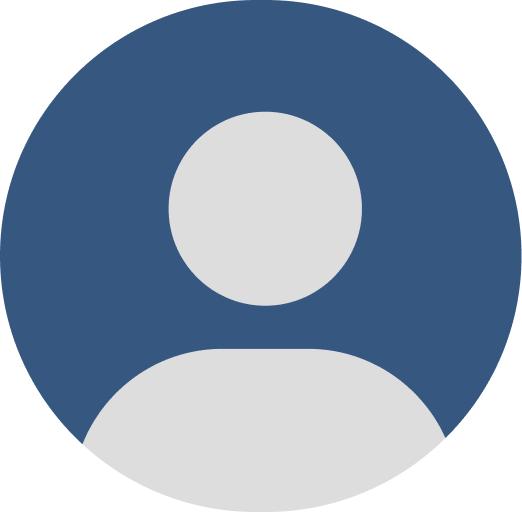
#> input picture frontend/src/assets/images/basicProfile.png, 522 x 512 px
$ python -i sticker_effect.py   (imports and definitions only)
#> lines starting #> are read from the running program, lines starting #| are printed output that depends on the picture
#> further down, picture is the input picture: PIL image 522x512 RGBA; mean R, G, B, A 61.2, 83.8, 110.4, 173.5
# modules/sticker_effect.py
from PIL import Image, ImageChops, ImageFilter

def apply_sticker_effect(
    pil_image: Image.Image,
    outline_width: int = 5,  # 얇은 검은 테두리를 위해 기본값을 2로 설정
    shadow_offset: tuple = (5, 5),
    blur_radius: int = 5,
    margin: int = 20
) -> Image.Image:
    """
    스티커 효과: 얇은 검은 테두리와 그림자 효과 적용.
    (하얀 테두리는 제거됨)

    매개변수:
      - outline_width: 테두리 두께 (팽창 크기)
      - shadow_offset: 그림자 오프셋 (x, y)
      - blur_radius: 그림자 블러 반경
      - margin: 원본 이미지 주위에 추가할 여백
    """
#> called with outline_width = 5, shadow_offset = (5, 5), blur_radius = 5, margin = 20
    # 1. 원본 이미지에 margin(여백) 추가
    width, height = pil_image.size
#> width = 522; height = 512
    padded = Image.new('RGBA', (width + 2 * margin, height + 2 * margin), (0, 0, 0, 0))
#> padded: PIL image 562x552 RGBA; every value is 0
    padded.paste(pil_image, (margin, margin))

    # 2. 알파 채널을 이용하여 확장된 알파 채널(팽창) 생성 – 객체 경계 확장
    alpha = padded.split()[-1]
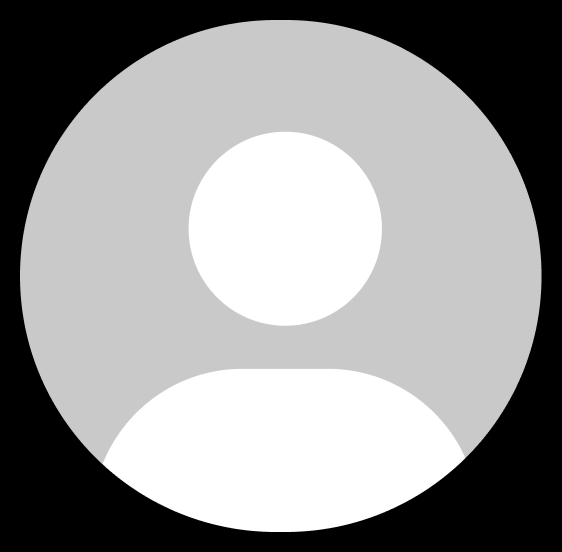
#> alpha: PIL image 562x552 L; min 0, max 255, mean 149.4
    expanded_alpha = alpha.filter(ImageFilter.MaxFilter(outline_width * 2 + 1))
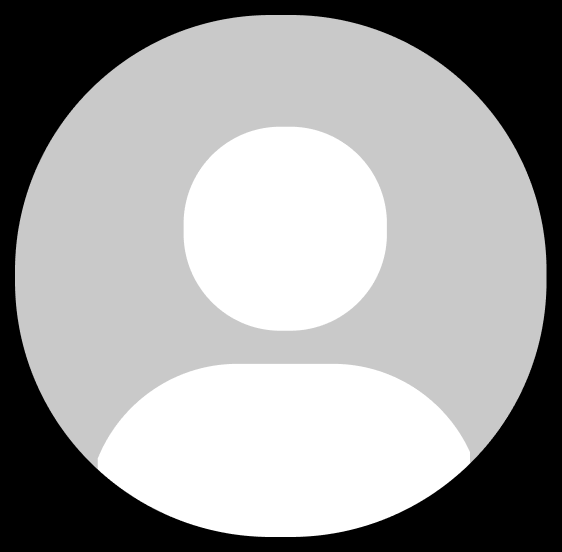
#> expanded_alpha: PIL image 562x552 L; min 0, max 255, mean 157.8

    # 3. 원본 알파와 확장된 알파의 차이를 계산하여 테두리 영역 마스크 생성
    outline_mask = ImageChops.subtract(expanded_alpha, alpha)
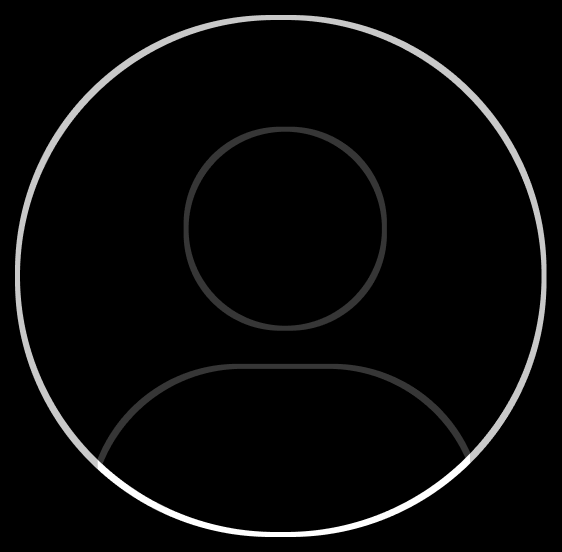
#> outline_mask: PIL image 562x552 L; min 0, max 255, mean 8.4

    # 4. 테두리 레이어 생성 (검은색 테두리)
    outline_layer = Image.new('RGBA', padded.size, (0, 0, 0, 255))
    outline_layer.putalpha(outline_mask)
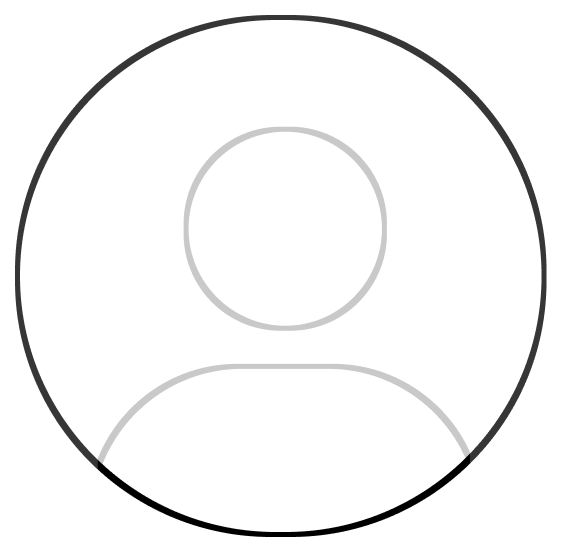
#> outline_layer: PIL image 562x552 RGBA; mean R, G, B, A 0, 0, 0, 8.4; transparent parts drawn white

    # 5. 테두리 레이어와 원본(padded) 합성 → 검은 테두리 적용
    with_outline = Image.alpha_composite(outline_layer, padded)
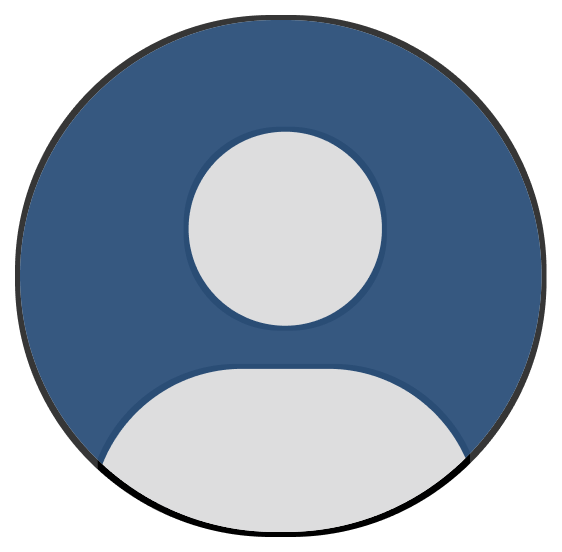
#> with_outline: PIL image 562x552 RGBA; mean R, G, B, A 52.6, 72, 94.7, 156.7; transparent parts drawn white

    # 6. 그림자 효과를 위해 원본보다 약간 더 큰 캔버스 생성
    canvas_size = (with_outline.width + margin, with_outline.height + margin)
#> canvas_size = (582, 572)
    canvas = Image.new('RGBA', canvas_size, (0, 0, 0, 0))
#> canvas: PIL image 582x572 RGBA; every value is 0

    # 7. 그림자 생성: with_outline의 알파 채널을 이용하여 그림자 레이어 생성
    shadow = Image.new('RGBA', with_outline.size, (0, 0, 0, 128))
    shadow.putalpha(with_outline.split()[-1])
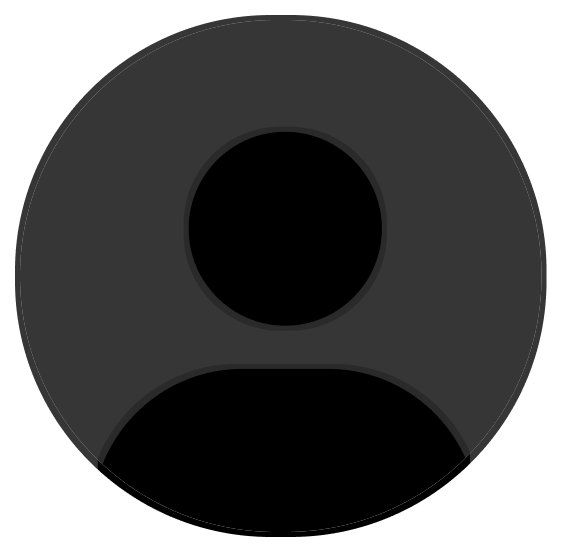
#> shadow: PIL image 562x552 RGBA; mean R, G, B, A 0, 0, 0, 156.7; transparent parts drawn white

    # 8. 그림자를 캔버스에 오프셋 위치에 붙여넣고, 블러 처리
    canvas.paste(shadow, (margin + shadow_offset[0], margin + shadow_offset[1]))
    canvas = canvas.filter(ImageFilter.GaussianBlur(blur_radius))

    # 9. 테두리 적용된 원본 이미지를 그림자 위에 붙여넣기
    canvas.paste(with_outline, (margin, margin), with_outline)
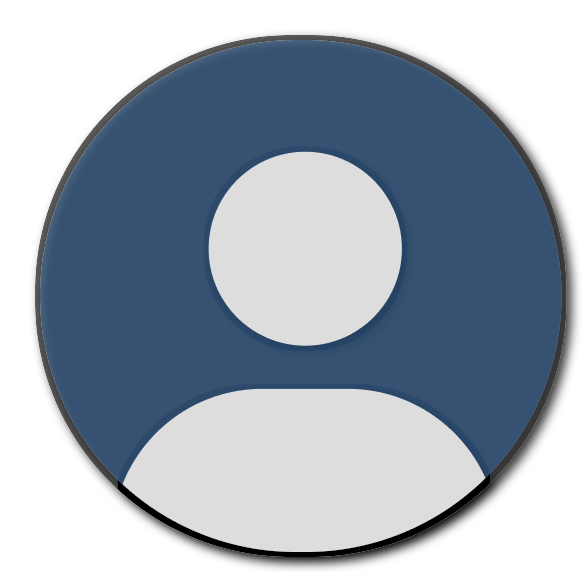
#> canvas: PIL image 582x572 RGBA; mean R, G, B, A 49, 63.4, 80.1, 148.6; transparent parts drawn white

    return canvas

>>> from PIL import Image
>>> picture = Image.open('../../../frontend/src/assets/images/basicProfile.png')
>>> result = apply_sticker_effect(picture)
